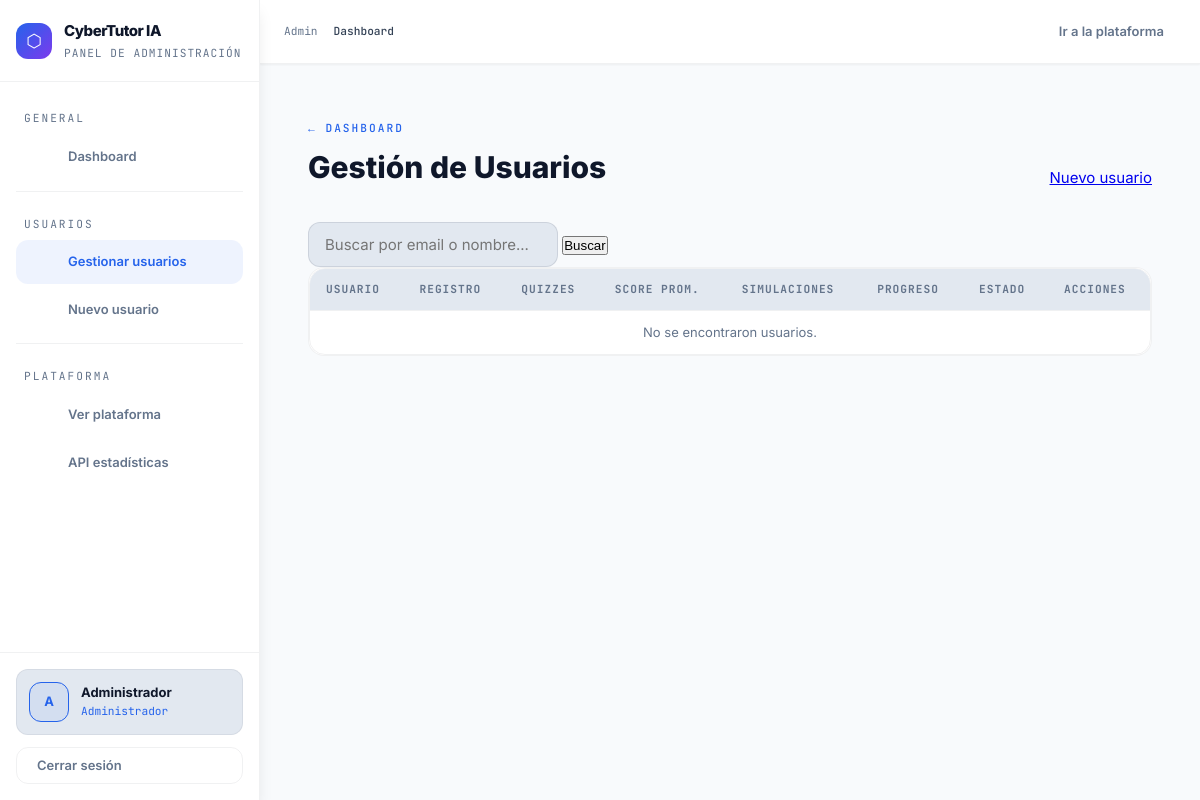
Before: /admin/users (signed in) with the older database file.
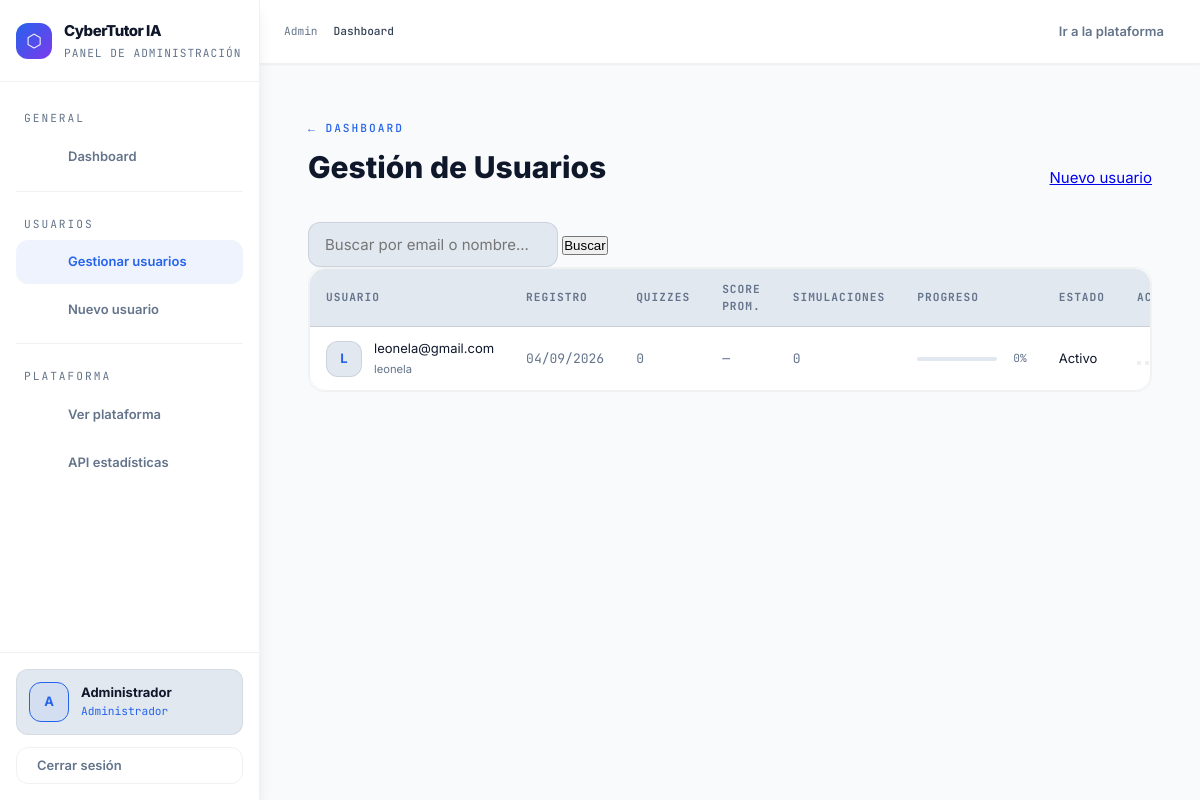
After: the same page with the newer database file.
### app/models/user.py (models this page shows, shortened)
class User(db.Model, UserMixin):
    __tablename__ = 'user'
    id           = db.Column(db.Integer, primary_key=True)
    email        = db.Column(db.String(100), unique=True, nullable=False)
    password     = db.Column(db.String(255), nullable=False)
    name         = db.Column(db.String(100), default='')
    is_admin     = db.Column(db.Boolean, default=False)
    is_active    = db.Column(db.Boolean, default=True)
    created_at   = db.Column(db.DateTime, default=datetime.utcnow)
    last_login   = db.Column(db.DateTime, nullable=True)
    __table_args__ = (
        db.Index('ix_user_admin_active', 'is_admin', 'is_active'),
        db.Index('ix_user_created_at', 'created_at'),
        db.Index('ix_user_last_login', 'last_login'),
    )
    quiz_results       = db.relationship('QuizResult',       backref='user', lazy=True, cascade='all, delete-orphan')
    simulation_results = db.relationship('SimulationResult', backref='user', lazy=True, cascade='all, delete-orphan')
    course_visits      = db.relationship('CourseVisit',      backref='user', lazy=True, cascade='all, delete-orphan')
    @property
    def quiz_count(self):
        return len(self.quiz_results)
    @property
    def avg_quiz_score(self):
        if not self.quiz_results:
            return 0
        return round(sum(r.score for r in self.quiz_results) / len(self.quiz_results))
    @property
    def simulation_count(self):
        return len(self.simulation_results)
    @property
    def simulation_correct(self):
        return sum(1 for r in self.simulation_results if r.is_correct)
    @property
    def courses_visited(self):
        return len(set(v.course_id for v in self.course_visits))
    @property
    def overall_progress(self):
        quiz_score   = self.avg_quiz_score * 0.4          # 40%
        sim_score    = (self.simulation_correct / max(self.simulation_count, 1)) * 100 * 0.3  # 30%
        course_score = min(self.courses_visited / 4, 1) * 100 * 0.3   # 30% (4 cursos total)
        return round(quiz_score + sim_score + course_score)

### app/routes/admin.py (the view)
@admin.route('/users')
@login_required
@admin_required
def users():
    search = request.args.get('q', '').strip()
    page   = request.args.get('page', 1, type=int)
    query = User.query.filter_by(is_admin=False)
    if search:
        query = query.filter(User.email.ilike(f'%{search}%') | User.name.ilike(f'%{search}%'))
    users_paginated = query.order_by(User.created_at.desc()).paginate(page=page, per_page=15)
    return render_template('admin/users_admin.html', users=users_paginated, search=search)

### app/routes/admin.py (called while the page is built)
def admin_required(f):
    @wraps(f)
    def decorated(*args, **kwargs):
        if not current_user.is_authenticated or not current_user.is_admin:
            flash('Acceso restringido al panel de administrador.', 'error')
            return redirect(url_for('main.home'))
        return f(*args, **kwargs)
    return decorated

### app/templates/admin/users_admin.html (shortened to what this page needs)
{% extends "base_admin.html" %}
{% block content %}
<div class="admin-page">
  <div class="admin-header">
    <div>
      <div class="admin-eyebrow"><a href="{{ url_for('admin.dashboard') }}" class="admin-back">← Dashboard</a></div>
      <h1 class="admin-title">Gestión de Usuarios</h1>
    </div>
    <a href="{{ url_for('admin.create_user') }}" class="btn btn-primary btn-sm"> Nuevo usuario</a>
  </div>
  <form method="GET" class="search-form">
    <input type="text" name="q" value="{{ search }}" placeholder="Buscar por email o nombre..." class="form-input" style="max-width: 360px;">
    <button type="submit" class="btn btn-secondary">Buscar</button>
  </form>
  <div class="admin-card" style="padding:0; overflow:hidden;">
    <div class="admin-table-wrap">
      <table class="admin-table">
        <thead>
          <tr>
            <th>Usuario</th>
            <th>Registro</th>
            <th>Quizzes</th>
            <th>Score Prom.</th>
            <th>Simulaciones</th>
            <th>Progreso</th>
            <th>Estado</th>
            <th>Acciones</th>
          </tr>
        </thead>
        <tbody>
          {% for user in users.items %}
          <tr id="row-{{ user.id }}">
            <td>
              <div class="td-user">
                <div class="user-avatar {% if not user.is_active %}avatar-inactive{% endif %}">
                  {{ user.email[0].upper() }}
                </div>
                <div>
                  <div class="td-email">{{ user.email }}</div>
                  {% if user.name %}<div class="td-name">{{ user.name }}</div>{% endif %}
                </div>
              </div>
            </td>
            <td class="td-muted td-mono">{{ user.created_at.strftime('%d/%m/%Y') }}</td>
            <td class="td-muted td-mono">{{ user.quiz_count }}</td>
            <td>
              {% if user.avg_quiz_score > 0 %}
              <span class="score-pill {% if user.avg_quiz_score >= 90 %}pill-green{% elif user.avg_quiz_score >= 70 %}pill-blue{% elif user.avg_quiz_score >= 50 %}pill-yellow{% else %}pill-red{% endif %}">
                {{ user.avg_quiz_score }}%
              </span>
              {% else %}
              <span class="td-muted">—</span>
              {% endif %}
            </td>
            <td class="td-muted td-mono">{{ user.simulation_count }}</td>
            <td>
              <div style="display:flex; align-items:center; gap:8px;">
                <div class="mini-progress">
                </div>
                <span class="mini-pct">{{ user.overall_progress }}%</span>
              </div>
            </td>
            <td>
              <span class="status-pill {% if user.is_active %}status-active{% else %}status-inactive{% endif %}" id="status-{{ user.id }}">
                {{ 'Activo' if user.is_active else 'Inactivo' }}
              </span>
            </td>
            <td>
              <div class="action-row">
                <button class="btn btn-icon btn-ghost" onclick="toggleUser({{ user.id }})" title="{{ 'Desactivar' if user.is_active else 'Activar' }}" id="toggle-{{ user.id }}">
                </button>
                <button class="btn btn-icon btn-ghost" onclick="openResetModal({{ user.id }}, '{{ user.email }}')" title="Resetear contraseña"></button>
              </div>
            </td>
          </tr>
          {% else %}
          <tr><td colspan="8" class="admin-empty">No se encontraron usuarios{% if search %} para "{{ search }}"{% endif %}.</td></tr>
          {% endfor %}
        </tbody>
      </table>
    </div>
  </div>
</div>
{% endblock %}

### app/templates/base_admin.html (shortened to what this page needs)
<!DOCTYPE html>
<html lang="es" data-theme="light">
<head>
  <link rel="stylesheet" href="https://cdnjs.cloudflare.com/ajax/libs/tabler-icons/3.19.0/tabler-icons.min.css">
  <link rel="stylesheet" href="{{ url_for('static', filename='css/design-tokens.css') }}">
  <link rel="stylesheet" href="{{ url_for('static', filename='css/admin.css') }}">
</head>
<body>
<aside class="admin-sidebar" id="sidebar">
  <div class="sidebar-logo">
    <div class="logo-wrap">
      <div class="logo-icon">⬡</div>
      <div>
        <div class="logo-title">CyberTutor IA</div>
        <div class="logo-sub">Panel de administración</div>
      </div>
    </div>
  </div>
  <nav class="sidebar-nav">
    <span class="nav-section-label">General</span>
    <a href="{{ url_for('admin.dashboard') }}"
       class="nav-link {% if request.endpoint == 'admin.dashboard' %}active{% endif %}">
       Dashboard
    </a>
    <div class="nav-divider"></div>
    <span class="nav-section-label">Usuarios</span>
    <a href="{{ url_for('admin.users') }}"
       class="nav-link {% if request.endpoint in ['admin.users', 'admin.create_user', 'admin.edit_user'] %}active{% endif %}">
       Gestionar usuarios
    </a>
    <a href="{{ url_for('admin.create_user') }}" class="nav-link">
       Nuevo usuario
    </a>
    <div class="nav-divider"></div>
    <span class="nav-section-label">Plataforma</span>
    <a href="{{ url_for('main.home') }}" class="nav-link" target="_blank">
       Ver plataforma
    </a>
    <a href="{{ url_for('admin.api_stats') }}" class="nav-link" target="_blank">
       API estadísticas
    </a>
  </nav>
  <div class="sidebar-footer">
    <div class="admin-profile">
      <div class="profile-avatar">
        {{ current_user.email[0].upper() if current_user.is_authenticated else 'A' }}
      </div>
      <div>
        <div class="profile-name">
          {{ current_user.name or current_user.email if current_user.is_authenticated else 'Admin' }}
        </div>
        <div class="profile-role">Administrador</div>
      </div>
    </div>
    <a href="{{ url_for('auth.logout') }}" class="btn-logout">
       Cerrar sesión
    </a>
  </div>
</aside>
<main class="admin-main">
  <div class="admin-topnav">
    <div class="breadcrumb">
      <a href="{{ url_for('admin.dashboard') }}">Admin</a>
      <span class="current">{% block breadcrumb %}Dashboard{% endblock %}</span>
    </div>
    <div class="topnav-right">
      <a href="{{ url_for('main.home') }}" target="_blank"> Ir a la plataforma</a>
    </div>
  </div>
  <div class="admin-content">
    {% block content %}{% endblock %}
  </div>
</main>
</body>
</html>

### app/static/css/design-tokens.css (style rules this page uses)
:root { --space-0: 0; --space-1: 4px; --space-2: 8px; --space-3: 12px; --space-4: 16px; --space-5: 20px; --space-6: 24px; --space-8: 32px; --space-10: 40px; --space-12: 48px; --space-16: 64px; --space-20: 80px; --font-sans: 'Inter', system-ui, -apple-system, BlinkMacSystemFont, 'Segoe UI', Roboto, sans-serif; --font-mono: 'JetBrains Mono', 'Fira Code', 'SF Mono', monospace; --text-xs: 0.7rem; --text-sm: 0.8125rem; --text-base: 0.9375rem; --text-md: 1rem; --text-lg: 1.125rem; --text-xl: 1.25rem; --text-2xl: 1.5rem; --text-3xl: 1.875rem; --text-4xl: 2.25rem; --font-light: 300; --font-normal: 400; --font-medium: 500; --font-semibold: 600; --font-bold: 700; --font-extrabold: 800; --leading-tight: 1.1; --leading-normal: 1.5; --leading-relaxed: 1.625; --radius-none: 0; --radius-sm: 4px; --radius-md: 8px; --radius-lg: 12px; --radius-xl: 16px; --radius-2xl: 24px; --radius-full: 9999px; --transition-fast: 120ms cubic-bezier(0.4, 0, 0.2, 1); --transition-base: 200ms cubic-bezier(0.4, 0, 0.2, 1); --transition-slow: 300ms cubic-bezier(0.4, 0, 0.2, 1); --z-dropdown: 100; --z-sticky: 200; --z-fixed: 300; --z-modal-backdrop: 400; --z-modal: 500; --z-popover: 600; --z-tooltip: 700; --z-toast: 800; --sidebar-width: 260px; --sidebar-collapsed-width: 72px; --header-height: 64px; --container-max: 1200px; --container-padding: var(--space-6); --danger: var(--accent-red); --warning: var(--accent-orange); --info: var(--accent-blue); --safe: var(--accent-green); --success: var(--accent-green); }
[data-theme="light"] { --bg-primary: #f8fafc; --bg-secondary: #f1f5f9; --bg-tertiary: #e2e8f0; --bg-card: #ffffff; --bg-elevated: #f8fafc; --bg-overlay: rgba(248, 250, 252, 0.9); --text-primary: #0f172a; --text-secondary: #334155; --text-muted: #64748b; --text-disabled: #94a3b8; --text-inverse: #f8fafc; --border-light: rgba(15, 23, 42, 0.06); --border-medium: rgba(15, 23, 42, 0.1); --border-heavy: rgba(15, 23, 42, 0.15); --border-focus: var(--accent-blue-dark); --accent-blue: #2563eb; --accent-blue-dark: #1d4ed8; --accent-blue-light: #3b82f6; --accent-blue-glow: rgba(37, 99, 235, 0.15); --accent-blue-bg: rgba(37, 99, 235, 0.08); --accent-green: #059669; --accent-green-dark: #047857; --accent-green-light: #10b981; --accent-green-glow: rgba(5, 150, 105, 0.12); --accent-green-bg: rgba(5, 150, 105, 0.08); --accent-orange: #d97706; --accent-orange-dark: #b45309; --accent-orange-glow: rgba(217, 119, 6, 0.12); --accent-orange-bg: rgba(217, 119, 6, 0.08); --accent-red: #dc2626; --accent-red-dark: #b91c1c; --accent-red-glow: rgba(220, 38, 38, 0.12); --accent-red-bg: rgba(220, 38, 38, 0.08); --accent-purple: #7c3aed; --accent-purple-dark: #6d28d9; --accent-purple-glow: rgba(124, 58, 237, 0.12); --shadow-sm: 0 1px 2px rgba(0, 0, 0, 0.05); --shadow-md: 0 4px 6px -1px rgba(0, 0, 0, 0.1); --shadow-lg: 0 10px 15px -3px rgba(0, 0, 0, 0.1); --shadow-xl: 0 20px 25px -5px rgba(0, 0, 0, 0.15); --shadow-glow-blue: 0 0 20px var(--accent-blue-glow); --shadow-glow-green: 0 0 20px var(--accent-green-glow); --gradient-primary: linear-gradient(135deg, var(--accent-blue), var(--accent-purple)); --gradient-success: linear-gradient(135deg, var(--accent-green), var(--accent-green-light)); --gradient-warning: linear-gradient(135deg, var(--accent-orange), #fbbf24); --gradient-danger: linear-gradient(135deg, var(--accent-red), #fb7185); --gradient-card: linear-gradient(135deg, var(--bg-card) 0%, var(--bg-secondary) 100%); --gradient-hero: linear-gradient(135deg, var(--bg-primary) 0%, var(--bg-secondary) 100%); --grid-pattern: radial-gradient(circle at 1px 1px, var(--border-light) 1px, transparent 1px); }
*, *::before, *::after { box-sizing: border-box; margin: 0; padding: 0; }
html { scroll-behavior: smooth; -webkit-font-smoothing: antialiased; -moz-osx-font-smoothing: grayscale; }
body { font-family: var(--font-sans); font-size: var(--text-base); line-height: var(--leading-normal); color: var(--text-primary); background: var(--bg-primary); transition: background-color var(--transition-base), color var(--transition-fast); }

Changed rows visible on the page:
added User: email "L", email "leonela@gmail.com", name "leonela", created_at "04/09/2026", quiz_count "0", simulation_count "0", overall_progress "0", is_active "Activo"
Other visible differences:
text no longer shown: "No se encontraron usuarios ."
